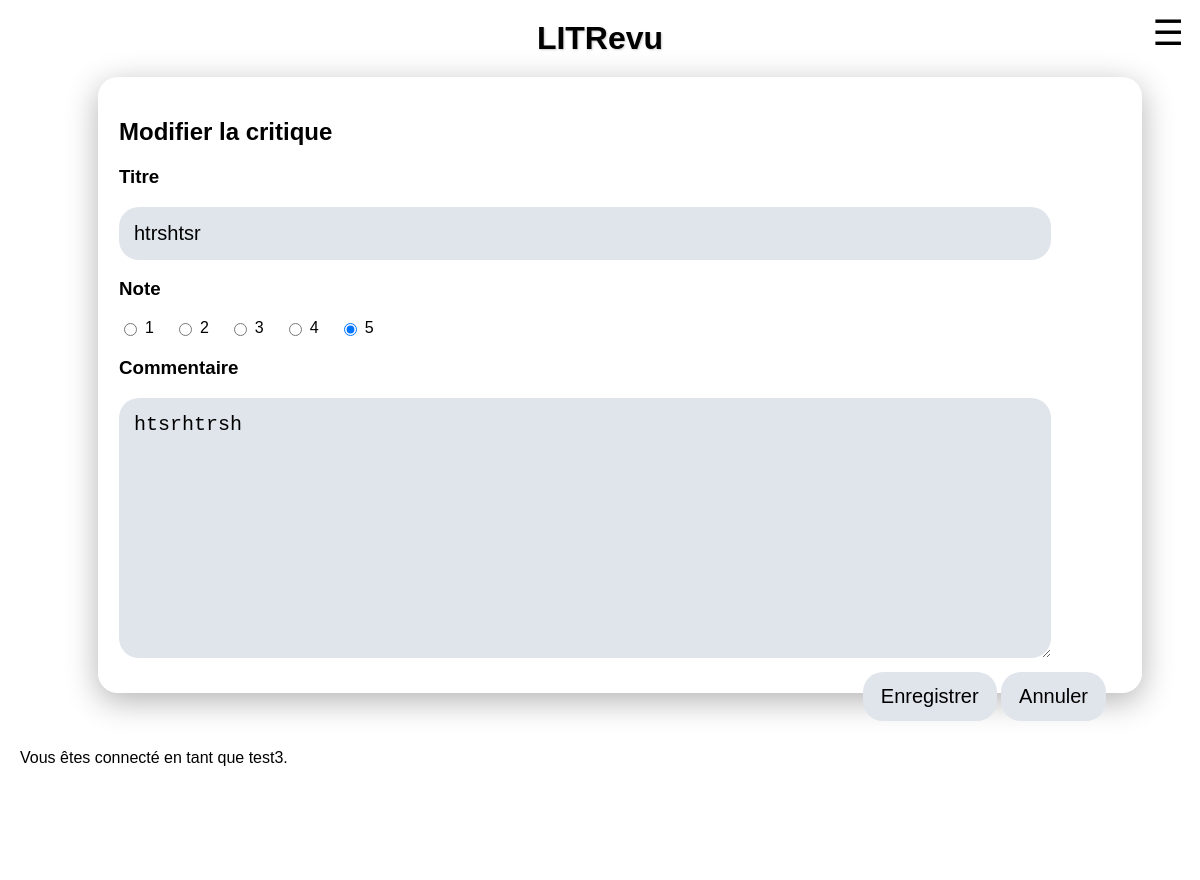
The page /review/edit/5/ (signed in) on the database its author committed.
### blog/models.py (models this page shows)
class Review(models.Model):
    ticket = models.ForeignKey(Ticket, on_delete=models.CASCADE)
    rating = models.PositiveSmallIntegerField(
        validators=[
            MinValueValidator(0),
            MaxValueValidator(5)
        ]
    )
    user = models.ForeignKey(
        settings.AUTH_USER_MODEL,
        on_delete=models.CASCADE
        )
    headline = models.CharField(max_length=128)
    body = models.TextField(max_length=8192)
    time_created = models.DateTimeField(auto_now_add=True)

### authentication/models.py (models this page shows)
class User(AbstractUser):
    profile_photo = models.ImageField(verbose_name='Photo de profil')

### blog/views.py (the view)
# urls.py: path('review/edit/<int:review_id>/', blog.views.edit_review, name='edit_review'),
@login_required
def edit_review(request, review_id):
    review = get_object_or_404(Review, id=review_id, user=request.user)
    form = forms.ReviewForm(request.POST or None, request.FILES or None, instance=review)
    if form.is_valid():
        review = form.save(commit=False)
        review.user = request.user
        review.save()
        return redirect('posts')
    return render(request, 'blog/edit_review.html', context={'form': form})

### blog/forms.py
class ReviewForm(forms.ModelForm):
    RATING_CHOICES = [(i, i) for i in range(1, 6)]
    rating = forms.ChoiceField(
        choices=RATING_CHOICES,
        widget=forms.RadioSelect(),
    )
    class Meta:
        model = models.Review
        fields = ['rating', 'headline', 'body']
        widgets = {
            'headline': forms.TextInput(attrs={
                'class': 'neumorphic neumorphic-input',
            }),
            'body': forms.Textarea(attrs={
                'class': 'neumorphic neumorphic-input',
            }),
        }

### blog/templates/blog/edit_review.html (shortened to what this page needs)
{% extends 'base.html' %}
{% block content %}
    <div class="neumorphic neumorphic-edit-card" style="position: relative;">
        <h2>Modifier la critique</h2>
        <form method="post" enctype="multipart/form-data">
            <h3>Titre</h3>
            {{ form.headline }}
            <h3>Note</h3>
            <div class="rating-group">
                {% for radio in form.rating %}
                <label for="{{ radio.id_for_label }}" class="rating-item">
                    {{ radio.tag }}
                    {{ radio.choice_label }}
                </label>
                {% endfor %}
            </div>
            <h3>Commentaire</h3>
            {{ form.body }}
            <div class="ticket-edit-footer">
                <button type="submit" class="neumorphic neumorphic-button text-deco">Enregistrer</button>
                <a href="{% url 'posts' %}" class="neumorphic neumorphic-button text-deco">Annuler</a>
            </div>
        </form>
    </div>
{% endblock %}

### templates/base.html (shortened to what this page needs)
{% load static %}
<!DOCTYPE html>
<html lang="fr">
    <head>
        <link rel="stylesheet" href="{% static 'css/styles.css' %}" />
    </head>
    <body>
        <main>
            <div class="header-title">LITRevu</div>
            {% if user.is_authenticated %}
            <button class="hamburger" onclick="toggleMenu()">☰</button>
            {% endif %}
            <div class="container">
                {% block content %}{% endblock content %}
            </div>
            <div class="footer">
                {% if user.is_authenticated %}
                    <p>Vous êtes connecté en tant que {{ request.user }}.</p>
                {% endif %}
            </div>
        </main>
        <footer class="footer">
            <div>
                <h3>
                </h3>
            </div>
        </footer>
    </body>
</html>

### static/css/styles.css (style rules this page uses)
:root { --bg-main: #e0e5ec; --bg-light: #f0f0f0; --border-color: #ccc; --shadow-dark: #a3b1c6; --shadow-light: #ffffff; --text-main: #6d7582; --text-muted: #888; --placeholder: #a3b1c6; --highlight: gold; }
body { margin: 0; padding: 0; align-items: center; background: url(./../img/janko-ferlic-sfL_QOnmy00-unsplash.jpg); background-size: cover; background-repeat: no-repeat; background-position: center; background-attachment: fixed; font-family: Arial, sans-serif; overflow-x: hidden; }
main { flex: 1; padding: 20px; }
footer { color: white; text-align: center; padding: 10px; position: relative; }
.hamburger { background: none; border: none; cursor: pointer; }
.header-title { font-size: 2rem; font-weight: bold; text-align: center; flex-grow: 1; text-shadow: 1px 1px 2px var(--border-color); }
.neumorphic { background: var(--bg-main); border-radius: 20px; }
.container { width: 100%; margin: 0 auto; padding: 20px; display: flex; flex-direction: column; align-items: center; }
.neumorphic-edit-card, .neumorphic-follow, .neumorphic-home-card, .review-card, .ticket-card { width: 90%; margin-bottom: 20px; padding: 20px; box-sizing: border-box; background: rgba(255, 255, 255, 0.1); box-shadow: 0 8px 32px rgba(0, 0, 0, 0.3); backdrop-filter: blur(12px); -webkit-backdrop-filter: blur(12px); border: 1px solid rgba(255, 255, 255, 0.3); }
.neumorphic-edit-card { padding-bottom: 30px; }
.neumorphic-input { padding: 15px; font-size: 16px; color: black; border: none; outline: none; width: 90% }
.neumorphic-input::placeholder { color: var(--placeholder); }
.neumorphic-follow-button, .neumorphic-nav-button, .neumorphic-button { font-size: 16px; color: black; border: none; cursor: pointer; transition: all 0.3s ease; box-sizing: border-box; text-align: center; display: inline-block; text-decoration: none; }
.neumorphic-button { width: auto; margin-top: 10px; padding: 15px 30px; }
.rating-group { display: flex; gap: 20px; flex-wrap: wrap; align-items: center; margin-top: 10px; margin-bottom: 20px; }
.rating-item { display: flex; align-items: center; gap: 5px; cursor: pointer; }
.ticket-edit-footer { position: absolute; right: 35px; }
@media screen and (max-width: 1320px) { .hamburger { display: block; margin-top: -45px; font-size: 35px; color: black; position: fixed; right: 10px; } }
@media screen and (max-width: 1320px) { .neumorphic-input { font-size: 20px; color: black; } }
@media screen and (max-width: 1320px) { .neumorphic-nav-button, .neumorphic-button { padding: 13px 18px; font-size: 20px; color: black; border: none; cursor: pointer; transition: all 0.3s ease; box-sizing: border-box; text-align: center; display: inline-block; text-decoration: none; } }

### rows shown on the page
Review: headline "htrshtsr", body "htsrhtrsh"
User: user "test3"

### other values the page prints
{{ radio.choice_label }} "1" "2" "3" "4" "5"
